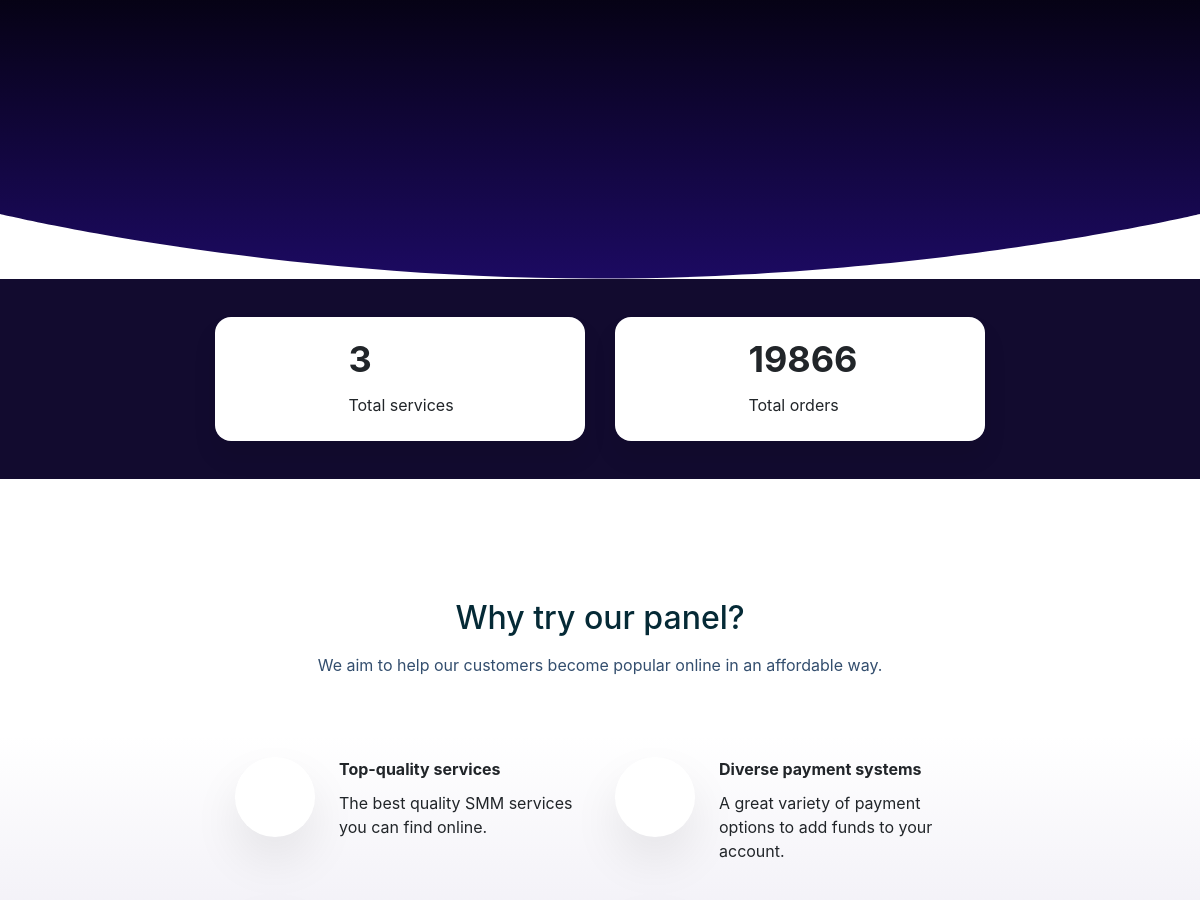
Before: / (middle part) with the older database file.
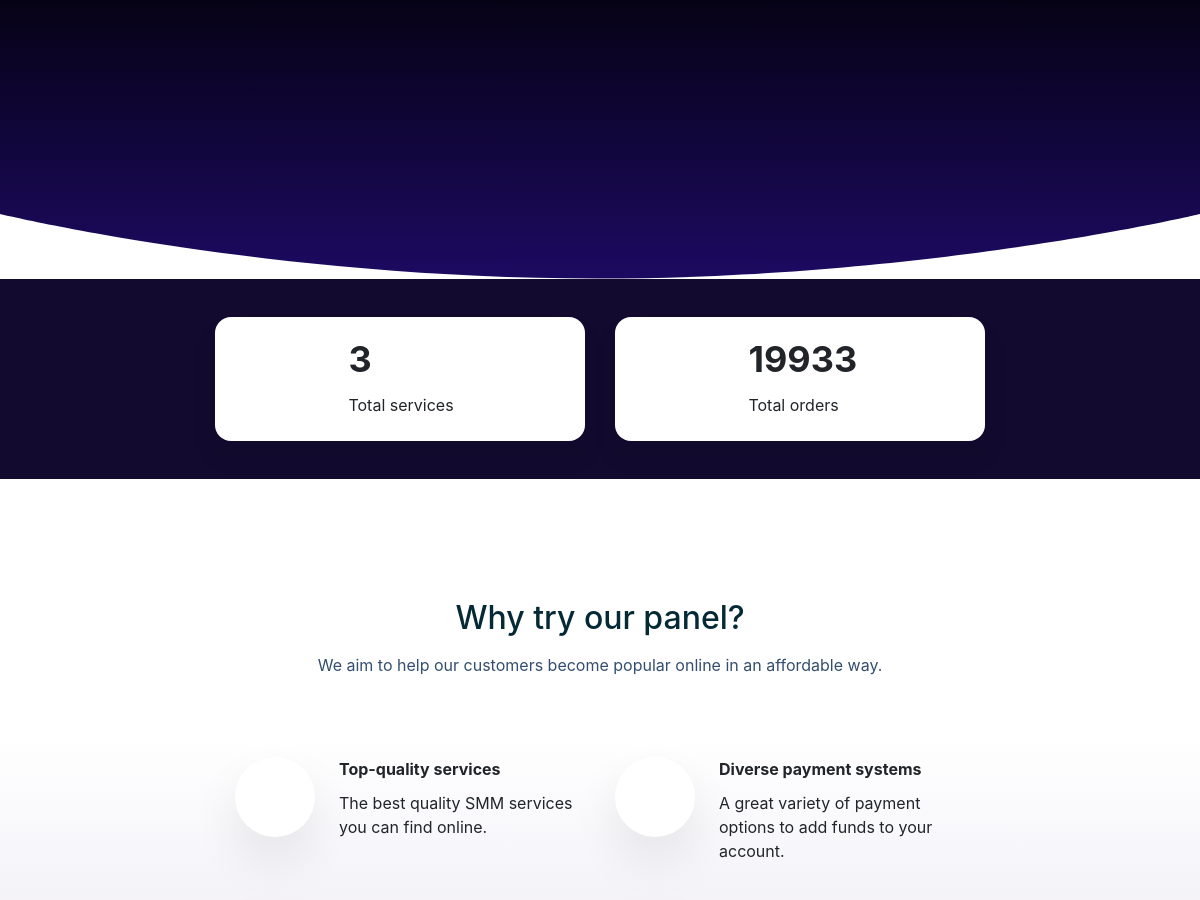
After: the same page with the newer database file.
### dashboard/models.py (models this page shows)
class CounterOrder(models.Model):
    counter = models.IntegerField()

### dashboard/views.py (the view)
# urls.py: path('', home_page, name="home"),
def home_page(request):
    if request.user.is_authenticated:
        return redirect('dashboard')
    categories = CategoryModel.objects.filter(active=True)
    services = []
    for category in categories:
        service = ServicesModel.objects.filter(active=True, category=category)
        if service.count() > 0:
            category.services = service
    return render(request, "home.html", {"category": services})

### dashboard/templatetags/get_live_updates.py (called while the page is built)
@register.simple_tag
def get_services_count():
    return ServicesModel.objects.all().count()

@register.simple_tag
def get_orders_count():
    counter = CounterOrder.objects.all().first()
    counter.counter = counter.counter + random.randint(2, 101)
    counter.save()
    return counter.counter

### dashboard/templates/home.html (shortened to what this page needs)
{% extends 'base.html' %} {% block content %}
<div class="wrapper wrapper-navbar">
    <div class="wrapper-content">
        <div class="wrapper-content__body">
            <div id="block_28">
                <div class="block-signin">
                    <div class="divider-bottom"></div>
                    <div class="container">
                        <div class="row block-signin__aligment">
                            <div class="col-lg-8">
                                <div class="mt-5">
                                </div>
                            </div>
                        </div>
                    </div>
                </div>
            </div>
            {% include 'components/try_panel.html' %}
        </div>
    </div>
</div>
{% endblock content %}

### dashboard/templates/components/try_panel.html (shortened to what the changed rows need)
{% load get_live_updates %}
<div id="block_37">
    <div class="totals">
        <div class="container-fluid">
            <div class="row align-items-start justify-content-center">
                <div class="col-lg-4 col-md-6 mb-2 mt-2">
                    <div
                        class="card h-100"
                        style="padding-top: 24px; padding-bottom: 24px"
                    >
                        <div class="totals-block__card">
                            <div class="totals-block__card-right">
                                <div class="totals-block__count">
                                    <div
                                        class="totals-block__count-value style-text-primary"
                                        style="
                                            font-size: 36px;
                                            line-height: 36px;
                                        "
                                    >
                                    {% get_orders_count %}
                                    </div>
                                </div>
                            </div>
                        </div>
                    </div>
                </div>
            </div>
        </div>
    </div>
</div>
<div id="block_8">
    <div class="header-with-text">
        <div class="container">
            <div class="row">
                <div class="col-12">
                    <div class="text-block__title style-header-text">
                        <h2 class="text-center">
                            <span style="text-align: CENTER"
                                >Why try our panel?</span
                            >
                        </h2>
                    </div>
                </div>
            </div>
        </div>
    </div>
</div>

Changed rows visible on the page:
changed CounterOrder: counter+id "19866" → "19933"
